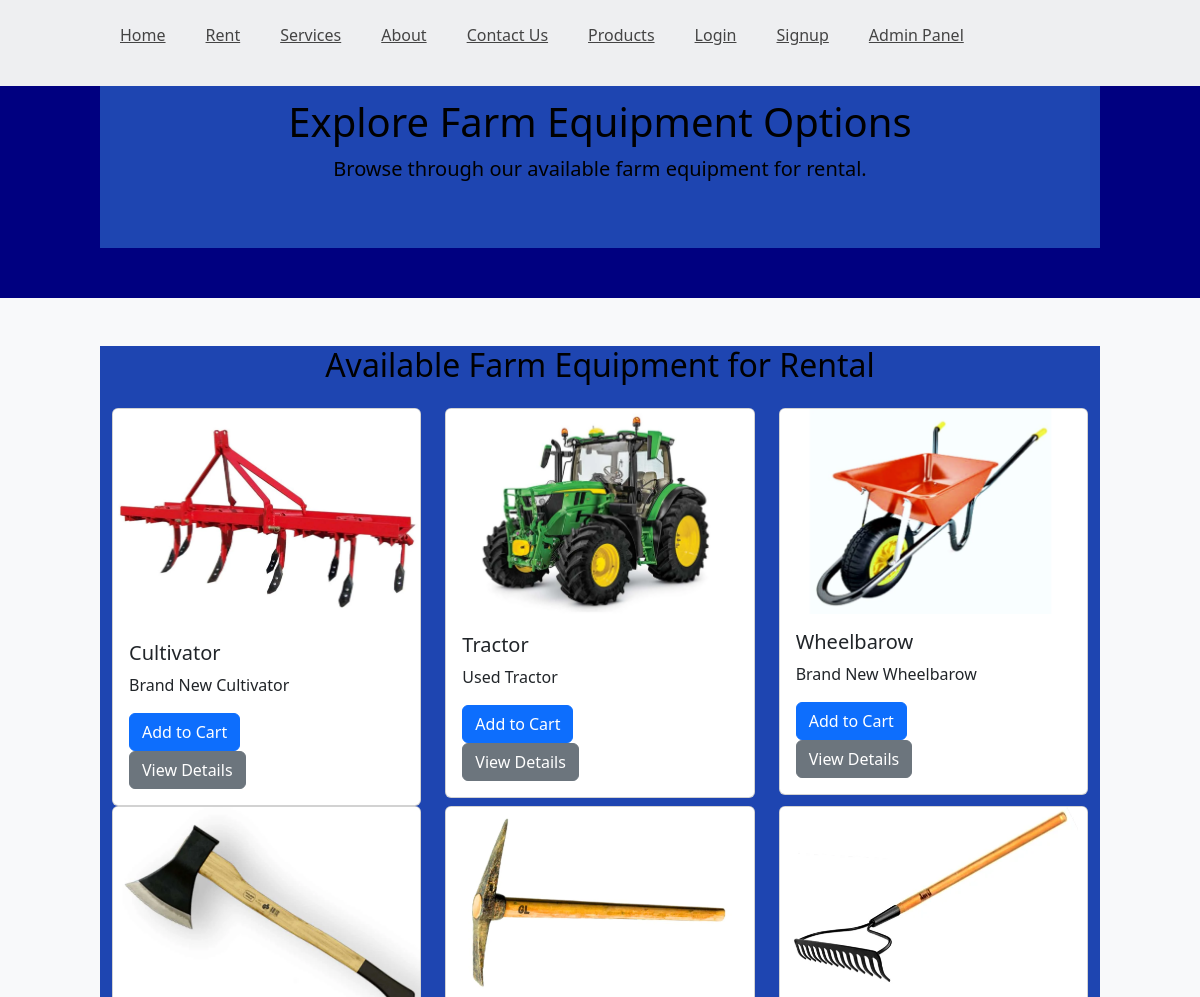
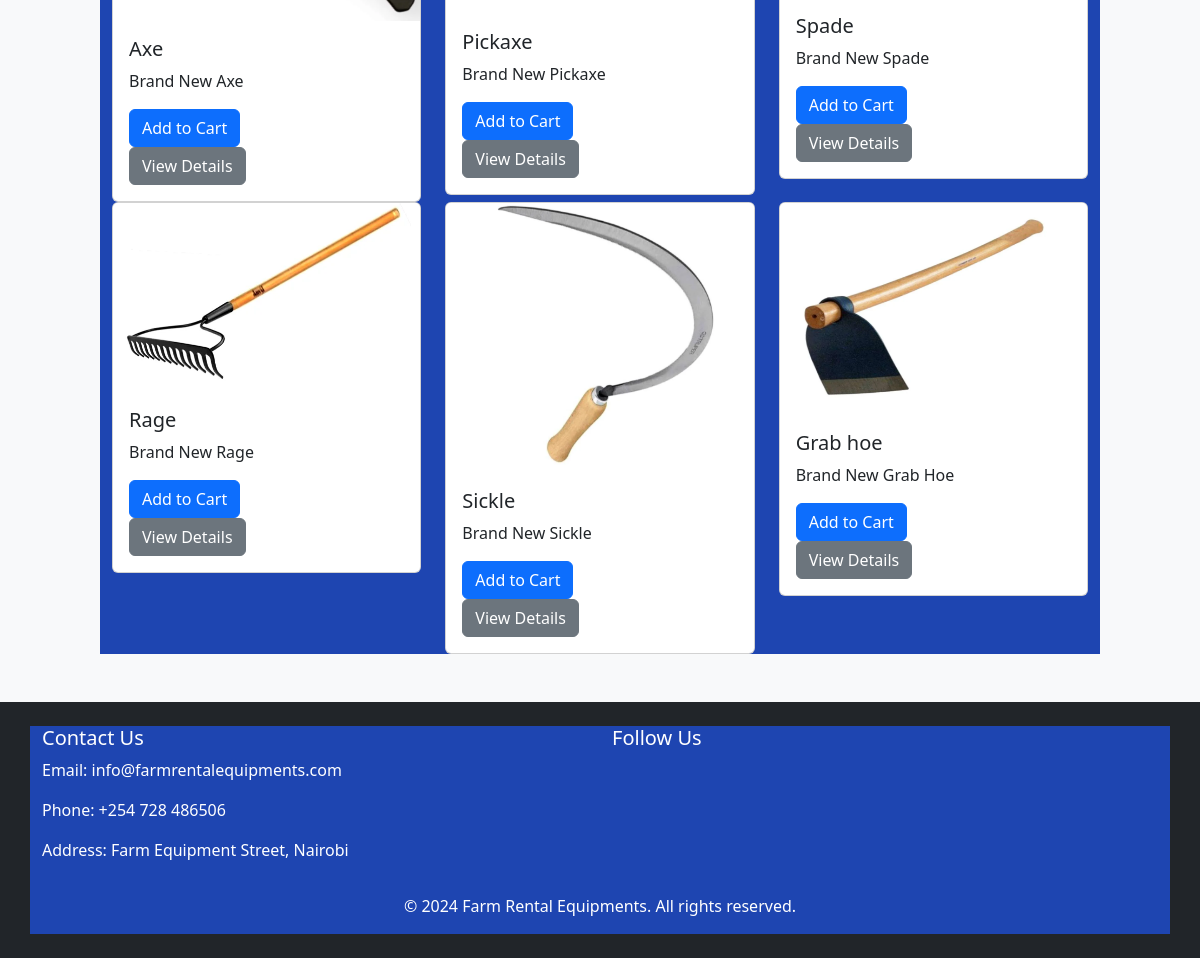
/products.php, run on the app's committed database (2 pictures, top to bottom).
### tables this page shows
CREATE TABLE `farm_equipment` (
  `id` int(11) NOT NULL,
  `name` varchar(100) NOT NULL,
  `description` text DEFAULT NULL,
  `image` varchar(255) DEFAULT NULL,
  `rental_price` decimal(10,2) NOT NULL,
  `available` tinyint(1) DEFAULT 1
);

### products.php (the view, shortened to what this page needs)
<?php include('header.php') ?>
<!DOCTYPE html>
<html lang="en">
<head>
  <link href="https://cdn.jsdelivr.net/npm/bootstrap@5.3.0-alpha1/dist/css/bootstrap.min.css" rel="stylesheet">
</head>
<body>
<section id="banner">
  <div class="container text-center py-5">
    <h1>Explore Farm Equipment Options</h1>
    <p class="lead">Browse through our available farm equipment for rental.</p>
  </div>
</section>
<section id="rental-options" class="bg-light py-5">
  <div class="container">
    <h2 class="text-center mb-4">Available Farm Equipment for Rental</h2>
    <div class="row">
      <?php
        $conn = new mysqli('localhost', 'root', '', 'farm rental system');
        $sql = "SELECT * FROM farm_equipment";
        $result = $conn->query($sql);
        if ($result->num_rows > 0) {
            while ($row = $result->fetch_assoc()) {
                ?>
                <div class="col-md-4">
                  <div class="card">
                    <img src="<?php echo $row['image']; ?>" class="card-img-top" alt="<?php echo $row['name']; ?>">
                    <div class="card-body">
                      <h5 class="card-title"><?php echo $row['name']; ?></h5>
                      <p class="card-text"><?php echo $row['description']; ?></p>
                      <form action="cart.php" method="post">
                        <button type="submit" class="btn btn-primary">Add to Cart</button>
                      </form>
                      <a href="rent.php?equipment_id=<?php echo $row['id']; ?>" class="btn btn-secondary">View Details</a>
                    </div>
                  </div>
                </div>
                <?php
            }
        } else {
            echo "0 results";
        }
      ?>
    </div>
  </div>
</section>
<?php include 'footer.php'; ?>
</body>
</html>

### header.php (shortened to what this page needs)
<!DOCTYPE html>
<html lang="en">
<head>
    <link rel="stylesheet" href="https://unpkg.com/swiper/swiper-bundle.min.css">
    <link href="https://cdn.jsdelivr.net/npm/bootstrap@5.3.0-alpha1/dist/css/bootstrap.min.css" rel="stylesheet">
    <link rel="stylesheet" href="style.css">
</head>
<body>
            <header>
        <ul class="navbar">
            <li > <a href="index.php"> Home </a></li>
                <li > <a href="#rent">Rent</a> </li>
                    <li > <a href="#services">Services </a></li>
                        <li > <a href="about.php">About </a> </li>
                        <li > <a href="contact.php">Contact Us </a> </li>
                        <li > <a href="products.php">Products </a> </li>
                         <li> <a href="login.php">Login</a></li>
                         <li> <a href="signup.php">Signup</a></li>
                         <li> <a href="Admin/login.php">Admin Panel</a></li>
        </ul>
            </header>

### footer.php (shortened to what this page needs)
<footer class="bg-dark text-white py-4">
  <div class="container">
    <div class="row">
      <div class="col-md-6">
        <h5>Contact Us</h5>
        <p>Email: info@farmrentalequipments.com</p>
        <p>Phone: +254 728 486506</p>
        <p>Address:  Farm Equipment Street, Nairobi</p>
      </div>
      <div class="col-md-6">
        <h5>Follow Us</h5>
        <ul class="list-inline">
        </ul>
      </div>
    </div>
    <div class="row mt-3">
      <div class="col-md-12">
        <p class="text-center">&copy; 2024 Farm Rental Equipments. All rights reserved.</p>
      </div>
    </div>
  </div>
</footer>

### style.css (style rules this page uses)
:root { --main-color: #fe5b3d; --second-color: #ffac38; --text-color: #444; --gradient: linear-gradient(#fe5b3d, #ffac38); }
body { font-family: Arial, sans-serif; margin: 0; padding: 0; background-color: #ffffff; }
section { padding: 50px 100px; }
header { position:fixed; width: 100%; top: 0; right: 0; z-index: 1000; display: flex; align-items: center; justify-content: space-between; background: #eeeff1; padding: 15px 100px; }
.navbar { display:flex; }
.navbar li { position: relative; list-style: none; }
.navbar a { font-size: 1rem; padding: 10px 20px; color: var(--text-color); font-weight: 500; }
.navbar a::after { content: ""; width: 0%; height: 3px; background: var(--gradient); position: absolute; bottom: -4px; left: 0; }

### products.php (style rules this page uses)
body { background: navy; color: black; background-image: url('images/bg.jpg'); }
.container { background-color: rgb(30, 69, 177); }

### data on the page
farm_equipment: image (picture), name "Cultivator", description "Brand New Cultivator"
farm_equipment: image (picture), name "Tractor", description "Used Tractor"
farm_equipment: image (picture), name "Wheelbarow", description "Brand New Wheelbarow"
farm_equipment: image (picture), name "Axe", description "Brand New Axe"
farm_equipment: image (picture), name "Pickaxe", description "Brand New Pickaxe"
farm_equipment: image (picture), name "Spade", description "Brand New Spade"
farm_equipment: image (picture), name "Rage", description "Brand New Rage"
farm_equipment: image (picture), name "Sickle", description "Brand New Sickle"
farm_equipment: image (picture), name "Grab hoe", description "Brand New Grab Hoe"
